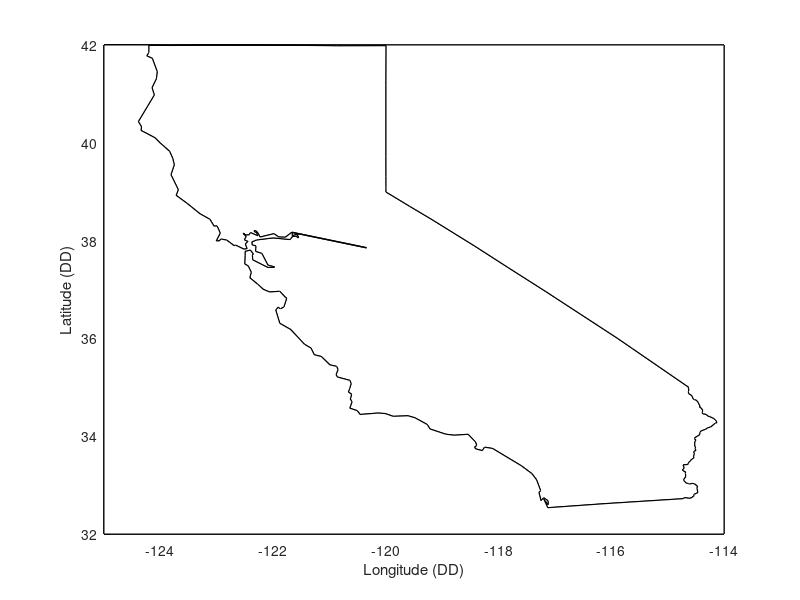

The MATLAB script that drew this image:
%
% Load desired coordinates to create a mask on a map. 
%

mapDataPath = pwd;
addpath(mapDataPath,'-end');

% Load the data from the coordinates files here
%

caDD = load('californiaBorders.txt');         % Loading actual coordinates file, prepared by user
figCorners = [-125 -114 32 42];               % Provide your map corners (typically, the output grid edges)

% Plot the mask components here
%
hold on;                                      % IMPORTANT: Plot on top of existing map
plot(caDD(:,1),caDD(:,2),'-k','LineWidth',1); % Longitude is on 1st column, latitude is on 2nd
fill(caDD(:,1),caDD(:,2),'white');            % Fill masking space outside with white
hold off;

xlabel('Longitude (DD)');
ylabel('Latitude (DD)');

axis([figCorners(1) figCorners(2) figCorners(3) figCorners(4)]); 
